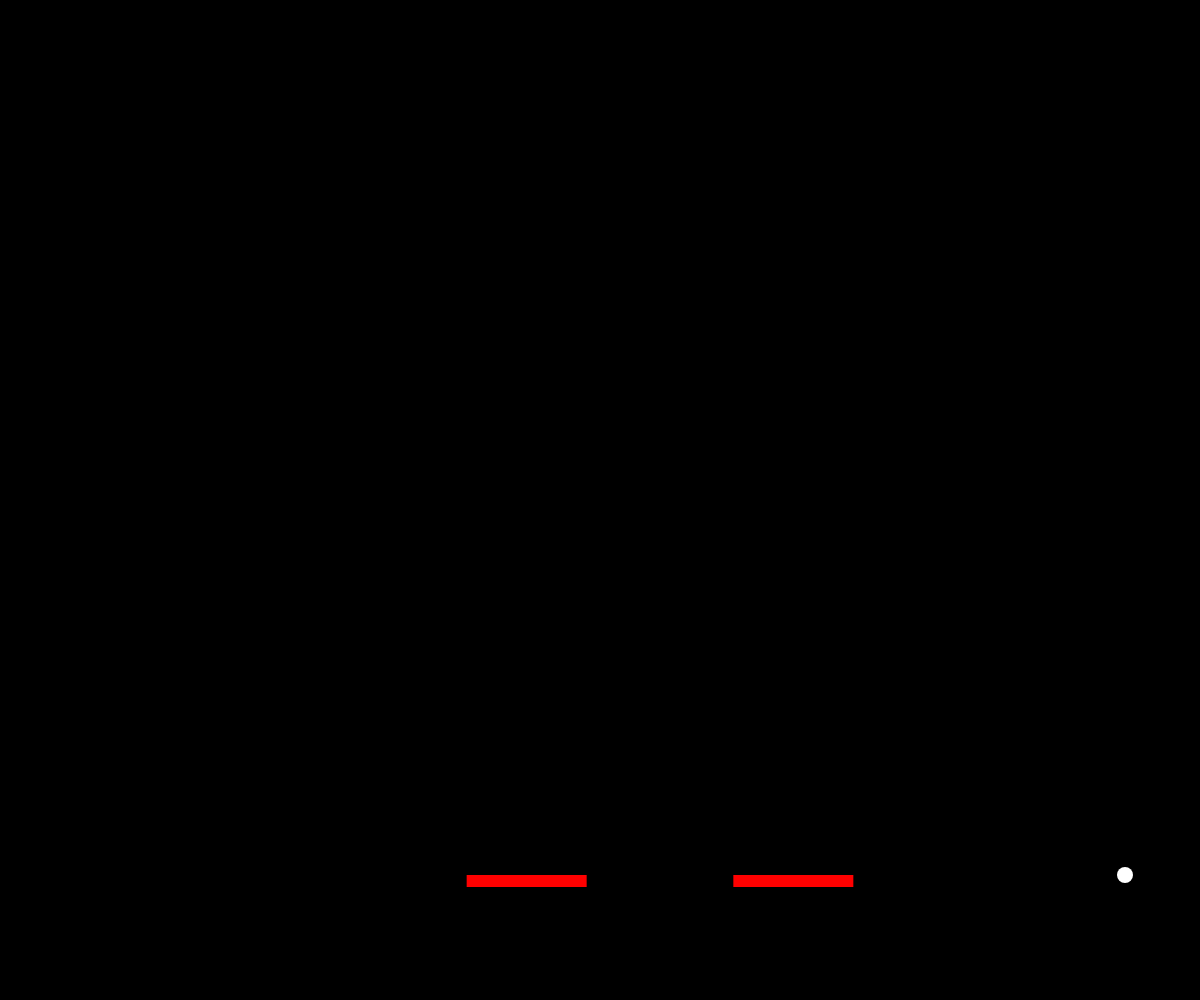
Frame 1 (no input)
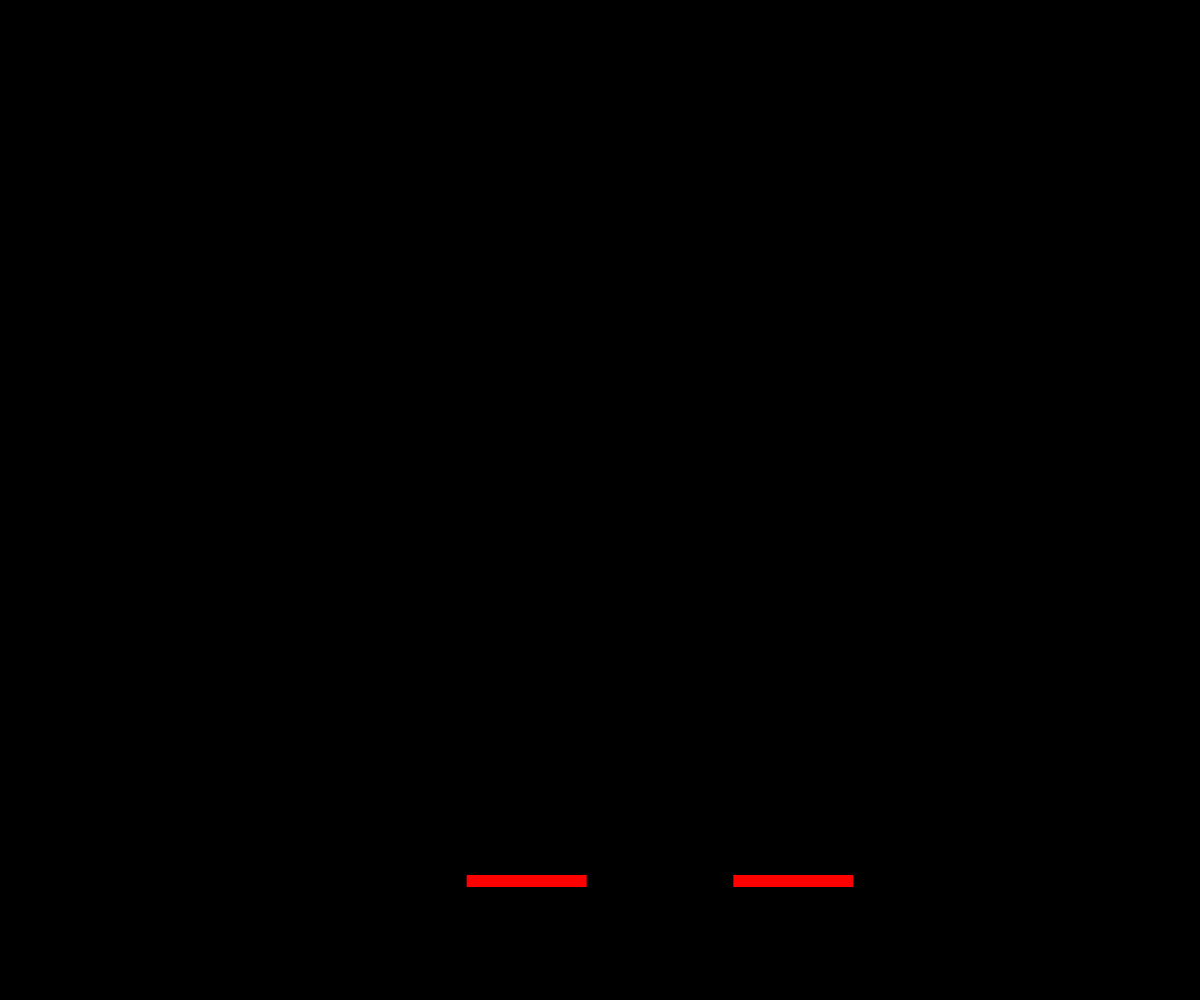
Frame 60 (no input)
Frame 120 (the mouse pressed at the canvas centre since frame 60): identical to frame 60, image omitted

The p5.js sketch that drew these frames (run headless with seeded random() and noise() and a simulated clock; from frame 60 on, the mouse is pressed at the canvas centre):

// p5.js sketch
// ── sketch.js
let ball;
let leftFlipper;
let rightFlipper;
class Marble {
  constructor(){
    this.x = width - width/16;
    this.y = height - height/8;
    this.r = width/75;
    this.xVel = 0;
    this.yVel = 0;
    this.gravity = width/10000;
  }
  makeBall(){
    fill(255);
    ellipse(this.x, this.y, this.r, this.r);
  }
  gravityForce(){
    this.yVel += this.gravity;
    this.y += this.yVel;
  }
}
class leftPaddle {
  constructor(){
    this.x = width/2 - width/9;
    this.y = height - height/8;
    this.w = width/10;
    this.l = width/100;
    this.heading = 0;
  }
  createleftFlipper(){
    fill(255, 0, 0);
    push();
      translate(this.x, this.y);
      angleMode(DEGREES);
      rotate(this.heading);
      rect(0, 0, this.w, this.l);
    pop();
  }
}
class rightPaddle {
  constructor(){
    this.x = width/2 + width/9;
    this.y = height - height/8;
    this.w = -width/10;
    this.l = width/100;
    this.heading = 0;
  }
  createrightFlipper(){
    fill(255, 0, 0);
    push();
      translate(this.x, this.y);
      angleMode(DEGREES);
      rotate(this.heading);
      rect(0, 0, this.w, this.l);
    pop();
  }
}
function setup() {
  rectMode(CORNER);
  noStroke();
  createCanvas(windowWidth, windowHeight);
  ball = new Marble;
  leftFlipper = new leftPaddle;
  rightFlipper = new rightPaddle;
  // Quadtree stuff for later
  // let boundary = new Rectangle(width, width, height, height);
  // let qt = new Quadtree(boundary, 1);
  // console.log(qt);
}

function draw() {
  background(0);
  ball.makeBall();
  ball.gravityForce();
  leftFlipper.createleftFlipper();
  rightFlipper.createrightFlipper();
  if(mouseIsPressed && mouseX < width/2){
    leftFlipper.heading -= 25;
    if(leftFlipper.heading <= -75){
      leftFlipper.heading = -75;
    }
  } else {
    leftFlipper.heading += 25;
    if(leftFlipper.heading >= 0){
      leftFlipper.heading = 0;
    }
  }
  if(mouseIsPressed && mouseX > width/2){
    rightFlipper.heading += 25;
    if(rightFlipper.heading >= 75){
      rightFlipper.heading = 75;
    }
  } else {
    rightFlipper.heading -= 25;
    if(rightFlipper.heading <= 0){
      rightFlipper.heading = 0;
    }
  }
}
